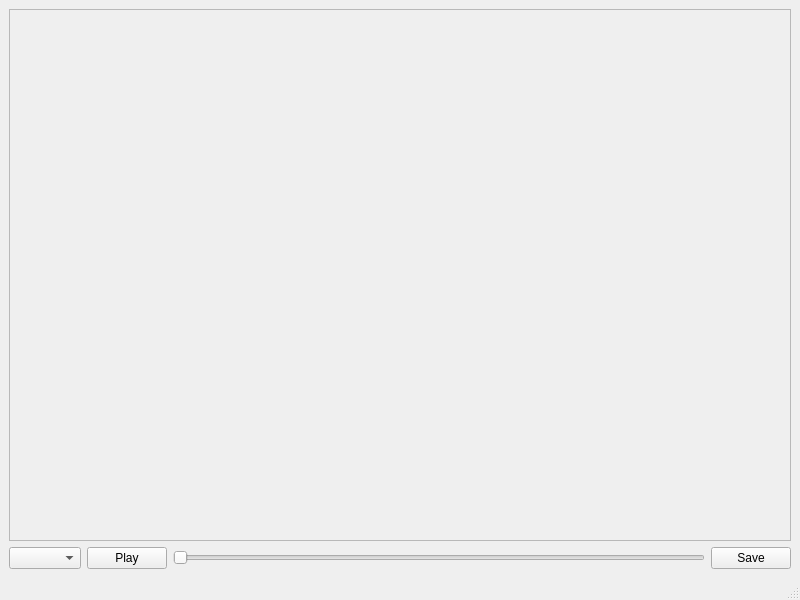
<?xml version="1.0" encoding="UTF-8"?>
<ui version="4.0">
 <class>BagViewer</class>
 <widget class="QMainWindow" name="BagViewer">
  <property name="geometry">
   <rect>
    <x>0</x>
    <y>0</y>
    <width>800</width>
    <height>600</height>
   </rect>
  </property>
  <property name="windowTitle">
   <string>ROS Bag Image Viewer</string>
  </property>
  <widget class="QWidget" name="centralwidget">
   <layout class="QVBoxLayout" name="verticalLayout_2">
    <item>
     <layout class="QVBoxLayout" name="verticalLayout">
      <item>
       <widget class="RatioLayoutedFrame" name="imageFrame">
        <property name="sizePolicy">
         <sizepolicy hsizetype="Expanding" vsizetype="Expanding">
          <horstretch>0</horstretch>
          <verstretch>0</verstretch>
         </sizepolicy>
        </property>
        <property name="frameShape">
         <enum>QFrame::StyledPanel</enum>
        </property>
        <property name="frameShadow">
         <enum>QFrame::Raised</enum>
        </property>
       </widget>
      </item>
      <item>
       <layout class="QHBoxLayout" name="horizontalLayout_3">
        <item>
         <widget class="QComboBox" name="topicSelector"/>
        </item>
        <item>
         <widget class="QPushButton" name="playButton">
          <property name="text">
           <string>Play</string>
          </property>
          <property name="checkable">
           <bool>true</bool>
          </property>
         </widget>
        </item>
        <item>
         <widget class="QSlider" name="playProgress">
          <property name="orientation">
           <enum>Qt::Horizontal</enum>
          </property>
         </widget>
        </item>
        <item>
         <widget class="QPushButton" name="saveButton">
          <property name="text">
           <string>Save</string>
          </property>
         </widget>
        </item>
       </layout>
      </item>
     </layout>
    </item>
   </layout>
  </widget>
  <widget class="QMenuBar" name="menubar">
   <property name="geometry">
    <rect>
     <x>0</x>
     <y>0</y>
     <width>800</width>
     <height>30</height>
    </rect>
   </property>
  </widget>
  <widget class="QStatusBar" name="statusbar"/>
 </widget>
 <customwidgets>
  <customwidget>
   <class>RatioLayoutedFrame</class>
   <extends>QFrame</extends>
   <header>ratio_layouted_frame.h</header>
   <container>1</container>
  </customwidget>
 </customwidgets>
 <resources/>
 <connections/>
</ui>
